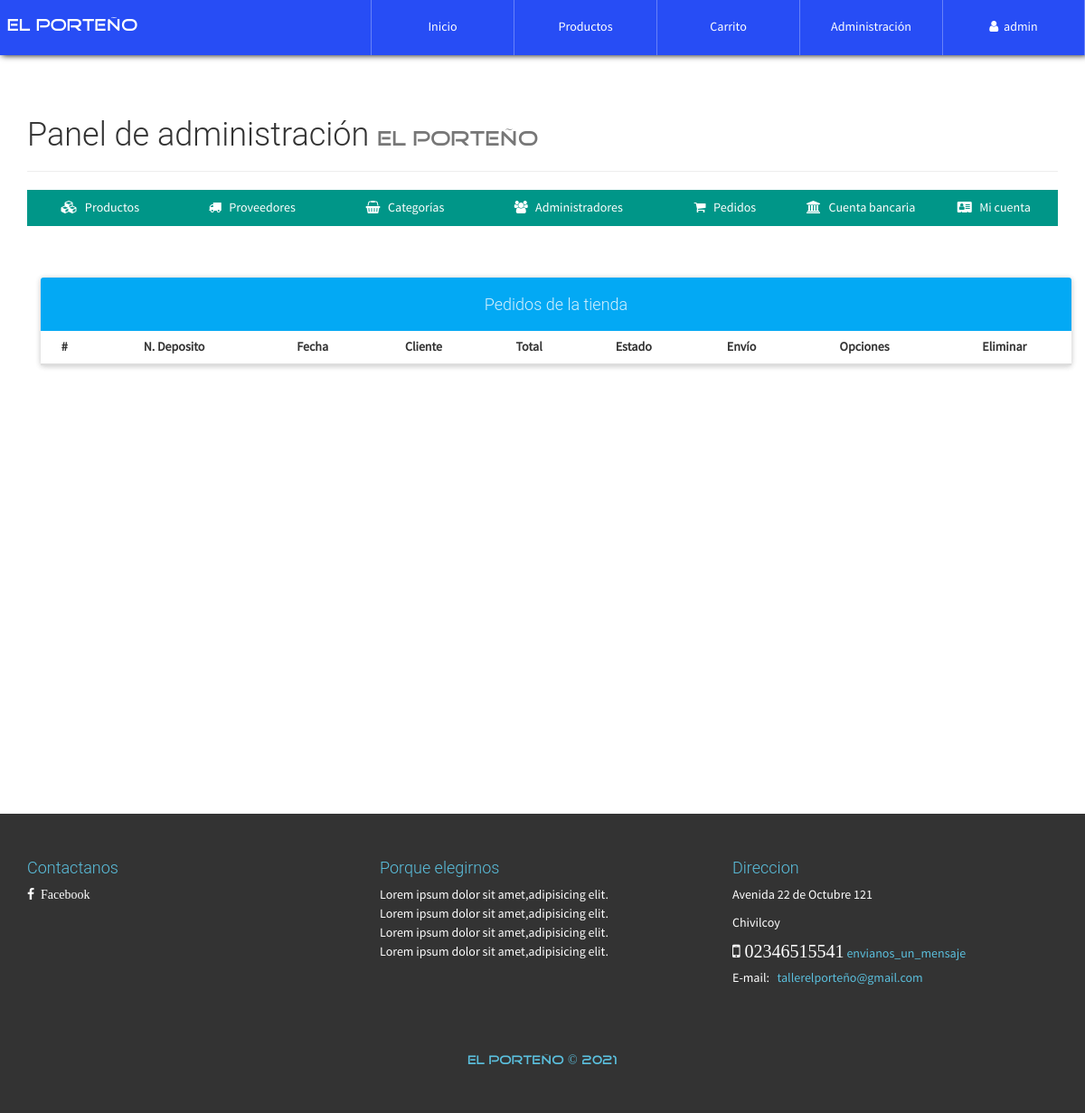
The app's page /configAdmin.php?view=order (signed in), older data.
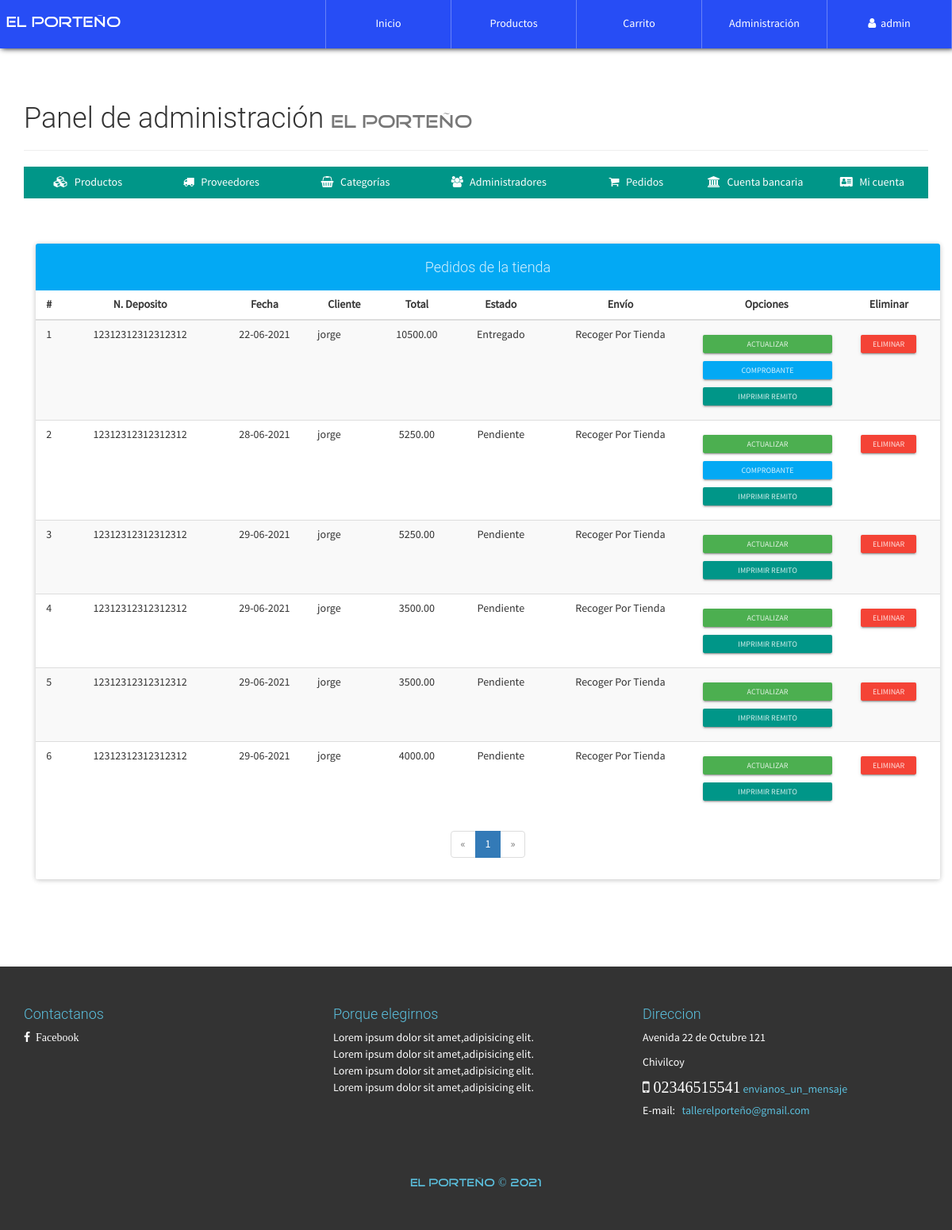
The same page, newer data.
### tables this page shows
CREATE TABLE `venta` (
  `NumPedido` int(20) NOT NULL,
  `Fecha` varchar(150) NOT NULL,
  `NIT` varchar(30) NOT NULL,
  `Descuento` int(20) NOT NULL,
  `TotalPagar` decimal(30,2) NOT NULL,
  `Estado` varchar(150) NOT NULL,
  `NumeroDeposito` text NOT NULL,
  `TipoEnvio` text NOT NULL,
  `Adjunto` varchar(30) NOT NULL
);

CREATE TABLE `cliente` (
  `NIT` varchar(30) NOT NULL,
  `Nombre` varchar(30) NOT NULL,
  `NombreCompleto` varchar(70) NOT NULL,
  `Apellido` varchar(70) NOT NULL,
  `Clave` text NOT NULL,
  `Direccion` varchar(200) NOT NULL,
  `Telefono` int(20) NOT NULL,
  `Email` varchar(30) NOT NULL
);

### library/consulSQL.php (called while the page is built, shortened)
<?php
class ejecutarSQL {
    public static function conectar(){
        if(!$con=  mysqli_connect(SERVER,USER,PASS,BD)){
            echo "Error en el servidor, verifique sus datos";
        }
        mysqli_set_charset($con, "utf8");
        return $con;
    }
    public static function consultar($query) {
        if (!$consul = mysqli_query(ejecutarSQL::conectar(), $query)) {
            echo 'Error en la consulta SQL ejecutada';
        }
        return $consul;
    }
}

### admin/order-view.php (the view, shortened to what this page needs)
<div class="container">
  <div class="row">
        <div class="col-xs-12">
            <br><br>
            <div class="panel panel-info">
                <div class="panel-heading text-center"><h4>Pedidos de la tienda</h4></div>
                <div class="table-responsive">
                    <table class="table table-striped table-hover">
                        <thead class="">
                            <tr>
                              <th class="text-center">#</th>
                                <th class="text-center">N. Deposito</th>
                                <th class="text-center">Fecha</th>
                                <th class="text-center">Cliente</th>
                                <th class="text-center">Total</th>
                                <th class="text-center">Estado</th>
                                <th class="text-center">Envío</th>
                                <th class="text-center">Opciones</th>
                                <th class="text-center">Eliminar</th>
                            </tr>
                        </thead>
                        <tbody>
                            <?php
                                $mysqli = mysqli_connect(SERVER, USER, PASS, BD);
                                mysqli_set_charset($mysqli, "utf8");
                                $pagina = isset($_GET['pag']) ? (int)$_GET['pag'] : 1;
                                $regpagina = 30;
                                $inicio = ($pagina > 1) ? (($pagina * $regpagina) - $regpagina) : 0;
                                $pedidos=mysqli_query($mysqli,"SELECT SQL_CALC_FOUND_ROWS * FROM venta LIMIT $inicio, $regpagina");
                                $totalregistros = mysqli_query($mysqli,"SELECT FOUND_ROWS()");
                                $totalregistros = mysqli_fetch_array($totalregistros, MYSQLI_ASSOC);
                                $numeropaginas = ceil($totalregistros["FOUND_ROWS()"]/$regpagina);
                                $cr=$inicio+1;
                              while($order=mysqli_fetch_array($pedidos, MYSQLI_ASSOC)){
                            ?>
                            <tr>
                              <td class="text-center"><?php echo $cr; ?></td>
                            <td class="text-center"><?php echo $order['NumeroDeposito']; ?></td>
                            <td class="text-center"><?php echo $order['Fecha']; ?></td>
                            <td>
                                <?php
                                    $conUs= ejecutarSQL::consultar("SELECT Nombre FROM cliente WHERE NIT='".$order['NIT']."'");
                                    $UsP=mysqli_fetch_array($conUs, MYSQLI_ASSOC);
                                    echo $UsP['Nombre'];
                                ?>
                            </td>
                            <td class="text-center"><?php echo $order['TotalPagar']; ?></td>
                            <td class="text-center"><?php echo $order['Estado']; ?></td>
                            <td class="text-center"><?php echo $order['TipoEnvio']; ?></td>
                            <td class="text-center">
                                <a href="#!" class="btn btn-raised btn-xs btn-success btn-block btn-up-order" data-code="<?php echo $order['NumPedido']; ?>">Actualizar</a>
                                <?php
                                    if(is_file("./assets/comprobantes/".$order['Adjunto'])){
                                      echo '<a href="./assets/comprobantes/'.$order['Adjunto'].'" target="_blank" class="btn btn-raised btn-xs btn-info btn-block">Comprobante</a>';
                                    }
                                ?>
                                <a href="./report/Facturas.php?id=<?php echo $order['NIT'];  ?>&np=<?php echo $order['NumPedido']?>" class="btn btn-raised btn-xs btn-primary btn-block" target="_blank">Imprimir Remito</a>
                            </td>
                            <td class="text-center">
                              <form action="process/delPedido.php" method="POST" class="FormCatElec" data-form="delete">
                                <button type="submit" class="btn btn-raised btn-xs btn-danger">Eliminar</button>
                              </form>
                            </td>
                            </tr>
                            <?php
                              $cr++;
                              }
                            ?>
                        </tbody>
                    </table>
                </div>
                <?php if($numeropaginas>=1): ?>
                <div class="text-center">
                  <ul class="pagination">
                    <?php if($pagina == 1): ?>
                        <li class="disabled">
                            <a>
                                <span aria-hidden="true">&laquo;</span>
                            </a>
                        </li>
                    <?php endif; ?>
                    <?php
                        for($i=1; $i <= $numeropaginas; $i++ ){
                            if($pagina == $i){
                                echo '<li class="active"><a href="configAdmin.php?view=order&pag='.$i.'">'.$i.'</a></li>';
                            }else{
                                echo '<li><a href="configAdmin.php?view=order&pag='.$i.'">'.$i.'</a></li>';
                            }
                        }
                    ?>
                    <?php if($pagina == $numeropaginas): ?>
                        <li class="disabled">
                            <a>
                                <span aria-hidden="true">&raquo;</span>
                            </a>
                        </li>
                    <?php endif; ?>
                  </ul>
                </div>
                <?php endif; ?>
            </div>
        </div>
  </div>
</div>

### configAdmin.php (shortened to what this page needs)
<?php
    include './library/consulSQL.php';
?>
<!DOCTYPE html>
<html lang="es">
<head>
    <?php include './inc/link.php'; ?>
</head>
<body id="container-page-configAdmin">
    <?php include './inc/navbar.php'; ?>
    <section id="prove-product-cat-config">
        <div class="container">
          <div class="page-header">
            <h1>Panel de administración <small class="tittles-pages-logo">El Porteño</small></h1>
          </div>
          <ul class="nav nav-tabs nav-justified" style="margin-bottom: 15px;">
            <li>
              <a href="configAdmin.php?view=product">
                <i class="fa fa-cubes" aria-hidden="true"></i> &nbsp; Productos
              </a>
            </li>
            <li>
              <a href="configAdmin.php?view=provider">
                <i class="fa fa-truck" aria-hidden="true"></i> &nbsp; Proveedores
              </a>
            </li>
            <li>
              <a href="configAdmin.php?view=category">
                <i class="fa fa-shopping-basket" aria-hidden="true"></i> &nbsp; Categorías
              </a>
            </li>
            <li>
              <a href="configAdmin.php?view=admin">
                <i class="fa fa-users" aria-hidden="true"></i> &nbsp; Administradores
              </a>
            </li>
            <li>
              <a href="configAdmin.php?view=order">
                <i class="fa fa-shopping-cart" aria-hidden="true"></i> &nbsp; Pedidos
              </a>
            </li>
            <li>
              <a href="configAdmin.php?view=bank">
                <i class="fa fa-university" aria-hidden="true"></i> &nbsp; Cuenta bancaria
              </a>
            </li>
            <li>
              <a href="configAdmin.php?view=account">
                <i class="fa fa-address-card" aria-hidden="true"></i> &nbsp; Mi cuenta
              </a>
            </li>
          </ul>
          <?php
            $content=$_GET['view'];
            $WhiteList=["product","productlist","productinfo","provider","providerlist","providerinfo","category","categorylist","categoryinfo","admin","adminlist","order","bank","account"];
            if(isset($content)){
              if(in_array($content, $WhiteList) && is_file("./admin/".$content."-view.php")){
                include "./admin/".$content."-view.php";
              }else{
                echo '<h2 class="text-center">Lo sentimos, la opción que ha seleccionado no se encuentra disponible</h2>';
              }
            }else{
              echo '<h2 class="text-center">Para empezar, por favor escoja una opción del menú de administración</h2>';
            }
          ?>
        </div>
    </section>
    <?php include './inc/footer.php'; ?>
</body>
</html>

### inc/link.php (shortened to what this page needs)
<link rel="stylesheet" href="./css/font-awesome.min.css">
<link rel="stylesheet" href="./css/normalize.css">
<link rel="stylesheet" href="./css/bootstrap.min.css">
<link rel="stylesheet" href="./css/bootstrap-material-design.min.css">
<link rel="stylesheet" href="./css/ripples.min.css">
<link rel="stylesheet" href="./css/sweetalert.css">
<link rel="stylesheet" href="./css/media.css">
<link rel="stylesheet" href="./css/style.css">

### inc/navbar.php (shortened to what this page needs)
<nav id="navbar-auto-hidden">
        <div class="row hidden-xs">
            <div class="col-xs-4">
                <p class="text-navbar tittles-pages-logo">El Porteño</p>
            </div>
            <div class="col-xs-8">
              <div class="contenedor-tabla pull-right">
                <div class="contenedor-tr">
                  <a href="index.php" class="table-cell-td">Inicio</a>
                  <a href="product.php" class="table-cell-td">Productos</a>
                  <?php
                      if(!$_SESSION['nombreAdmin']==""){
                          echo '
                              <a href="carrito.php" class="table-cell-td">Carrito</a>
                              <a href="configAdmin.php" class="table-cell-td">Administración</a>
                              <a href="#!" class="table-cell-td exit-system">
                                  <i class="fa fa-user"></i>&nbsp;&nbsp;'.$_SESSION['nombreAdmin'].'
                              </a>
                           ';
                      }else if(!$_SESSION['nombreUser']==""){
                          echo '
                              <a href="pedido.php" class="table-cell-td">Pedido</a>
                              <a href="carrito.php" class="table-cell-td">Carrito</a>
                              <a href="#!" class="table-cell-td exit-system">
                              <i class="fa fa-user"></i>&nbsp;&nbsp;'.$_SESSION['nombreUser'].'
                              </a>
                              <a href="#!" class="table-cell-td userConBtn" data-code="'.$_SESSION['UserNIT'].'">
                                <i class="glyphicon glyphicon-cog"></i>
                              </a>
                           ';
                      }
                  ?>
                </div>
              </div>
            </div>
        </div>
    </nav>

### inc/footer.php (shortened to what this page needs)
<footer>
    <div class="container">
        <div class="row">
            <div class="col-sm-4">
                <h4 class="text-footer">Contactanos</h4>
                <a href="#" target="_blank">
                    <i class="fa fa-facebook" aria-hidden="true">&nbsp; Facebook </i>
                </a><br>
            </div>
            <div class="col-sm-4">
                <h4 class="text-footer">Porque elegirnos</h4>
                <p>
                    Lorem ipsum dolor sit amet,adipisicing elit.</br>
                    Lorem ipsum dolor sit amet,adipisicing elit.</br>
                    Lorem ipsum dolor sit amet,adipisicing elit.</br>
                    Lorem ipsum dolor sit amet,adipisicing elit.</br>
                </p>
            </div>
            <div class="col-sm-4">
                <h4 class="text-footer" >Direccion</h4>
                <p style="color: #FFF">Avenida 22 de Octubre 121</p>
                <p style="color: #FFF">Chivilcoy</p>
                <p class="fa fa-mobile" style="font-size:20px"  aria-hidden="true">  02346515541</p> <a href="https://api.whatsapp.com/send?phone=2346515541" target="_blank" style="color: #5bc0de">envianos_un_mensaje</a></br>
                E-mail: <a href="#" target="_blank" style="color: #5bc0de"> &nbsp; tallerelporteño@gmail.com</a>
            </div>
        </div>
    </div>
    <br><br><br>
    <h5 class="text-center tittles-pages-logo text-footer">El Porteño &copy; 2021</h5>
</footer>

### css/media.css (style rules this page uses)
@media (min-width: 1200px) { .contenedor-tabla { width: 90%; } }

### css/style.css (style rules this page uses)
body { font-family: "FontFamilySPro"; line-height: 1.5; font-size: 1.4em; width: 100%; height: 100%; margin: 0px; padding: 0px; background-position: center center; background-repeat: no-repeat; background-attachment: fixed; background-size: cover; background-color: #fff; }
nav { width: 100%; position: fixed; top: 0px; background-color: #032ff4da; box-shadow: 2px 0px 7px #000; z-index: 50; }
.contenedor-tabla { display: table; width: 100%; }
.contenedor-tr { display: table-row; width: 100%; }
.contenedor-tr > a { text-decoration: none; color: #fff; }
.contenedor-tr > a:last-child { border-right: 1px solid rgba(255, 255, 255,0.3); }
.table-cell-td { display: table-cell; padding: 20px 7px; border-left: 1px solid rgba(255, 255, 255,0.3); text-align: center; width: 20%; }
.text-navbar { color: #fff; font-size: 19px; float: left; margin-left: 2%; margin-top: 15px; }
section { width: 100%; margin: 0px; padding: 90px 0px; }
footer { width: 100%; color: #fff; background-color: #333; padding: 40px 0px; }
.text-footer { color: #5bc0de; }
footer a { color: #fff; }
.tittles-pages-logo { font-family: "FontFamilyLogo"; }
#container-page-configAdmin { background-image: url(../assets/img/font-registration.JPG); }
#prove-product-cat-config { background-color: #fff; min-height: 900px; }

Row changes from the older to the newer data that the page shows:
added venta: NumeroDeposito "12312312312312312", Fecha "22-06-2021", NIT.Nombre "jorge", TotalPagar "10500.00", Estado "Entregado", TipoEnvio "Recoger Por Tienda"
added venta: NumeroDeposito "12312312312312312", Fecha "28-06-2021", NIT.Nombre "jorge", TotalPagar "5250.00", Estado "Pendiente", TipoEnvio "Recoger Por Tienda"
added venta: NumeroDeposito "12312312312312312", Fecha "29-06-2021", NIT.Nombre "jorge", TotalPagar "5250.00", Estado "Pendiente", TipoEnvio "Recoger Por Tienda"
added venta: NumeroDeposito "12312312312312312", Fecha "29-06-2021", NIT.Nombre "jorge", TotalPagar "3500.00", Estado "Pendiente", TipoEnvio "Recoger Por Tienda"
added venta: NumeroDeposito "12312312312312312", Fecha "29-06-2021", NIT.Nombre "jorge", TotalPagar "3500.00", Estado "Pendiente", TipoEnvio "Recoger Por Tienda"
added venta: NumeroDeposito "12312312312312312", Fecha "29-06-2021", NIT.Nombre "jorge", TotalPagar "4000.00", Estado "Pendiente", TipoEnvio "Recoger Por Tienda"
Text that changed along with them:
new list line: "1"
